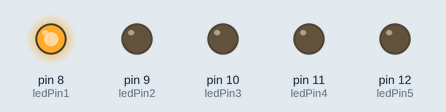
This sketch was run on a simulated Arduino Uno, built with avr-gcc and run on an emulated ATmega328P. On the bench: output pins drawn as LEDs (lit = HIGH).

Above: at 0.2 s.
At 1.2 s:
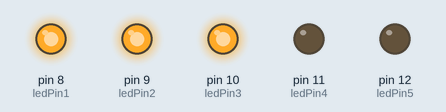
At 2.2 s:
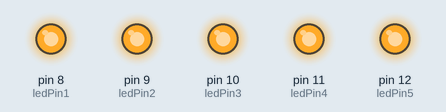
At 2.7 s:
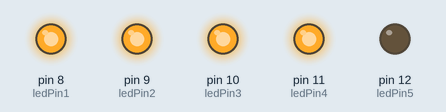
At 4.7 s:
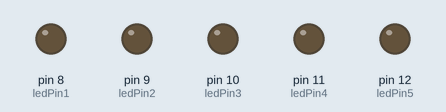
At 5.7 s:
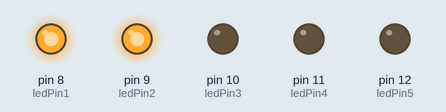
Timing chart, 0 to 6.5 s (numbered marks = the images above):
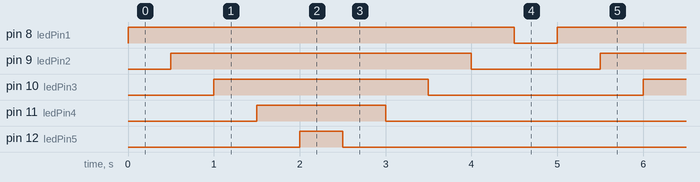

Measured:
- by itself, pin 8 (ledPin1): alternates HIGH for 4.5 s and LOW for 0.50 s
- by itself, pin 9 (ledPin2): alternates HIGH for 3.5 s and LOW for 1.5 s
- by itself, pin 10 (ledPin3): alternates HIGH for 2.5 s and LOW for 2.5 s
- by itself, pin 11 (ledPin4): alternates HIGH for 1.5 s and LOW for 3.5 s
- by itself, pin 12 (ledPin5): alternates HIGH for 0.50 s and LOW for 4.5 s

The sketch:

knightrider-led.ino
```cpp
// Define the pin to which the LED is connected
const int ledPin1 = 8;
const int ledPin2 = 9;
const int ledPin3 = 10;
const int ledPin4 = 11;
const int ledPin5 = 12;
const int x = 500;
// Use built-in LED on most Arduino boards

void setup() {
  // Initialize the digital pin as an output
  pinMode(ledPin1, OUTPUT);
  pinMode(ledPin2, OUTPUT);
  pinMode(ledPin3, OUTPUT);
  pinMode(ledPin4, OUTPUT);
  pinMode(ledPin5, OUTPUT);

}

void loop() {
  digitalWrite(ledPin1, HIGH);
  delay(x);

  digitalWrite(ledPin2, HIGH);
  delay(x);

  digitalWrite(ledPin3, HIGH);
  delay(x);

  digitalWrite(ledPin4, HIGH);
  delay(x);

  digitalWrite(ledPin5, HIGH);
  delay(x);


  digitalWrite(ledPin5, LOW);
  delay(x);

  digitalWrite(ledPin4, LOW);
  delay(x);

  digitalWrite(ledPin3, LOW);
  delay(x);

  digitalWrite(ledPin2, LOW);
  delay(x);

  digitalWrite(ledPin1, LOW);
  delay(x);


}
```
